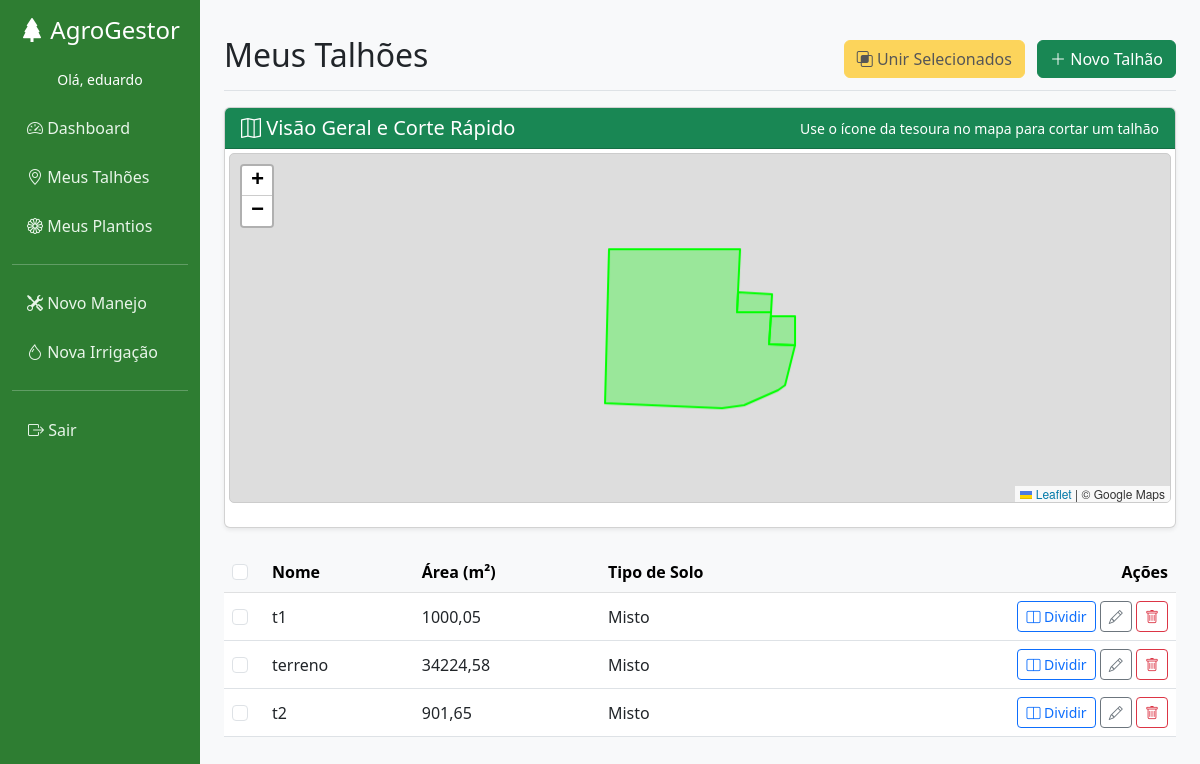
The app's page /talhoes/ (signed in) with its own data.
### core/models.py (models this page shows, shortened)
class Talhao(models.Model):
    TIPO_SOLO_CHOICES = [
        ('Arenoso', 'Arenoso'),
        ('Argiloso', 'Argiloso'),
        ('Misto', 'Misto'),
        ('Siltoso', 'Siltoso'),
        ('Outro', 'Outro'),
    ]
    usuario = models.ForeignKey(User, on_delete=models.CASCADE, related_name='talhoes')
    nome = models.CharField(max_length=100)
    area_m2 = models.DecimalField('Área (m²)', max_digits=10, decimal_places=2)
    tipo_solo = models.CharField(max_length=50, choices=TIPO_SOLO_CHOICES, default='Misto')
    coordenadas = models.JSONField(null=True, blank=True)
    observacoes = models.TextField(blank=True, null=True)

### core/views.py (the view)
# urls.py: path('talhoes/', views.TalhaoListView.as_view(), name='talhao_list'),
class TalhaoListView(LoginRequiredMixin, ListView):
    model = Talhao
    template_name = 'core/talhao_list.html'
    context_object_name = 'talhoes'
    def get_queryset(self):
        return Talhao.objects.filter(usuario=self.request.user)
    def get_context_data(self, **kwargs):
        context = super().get_context_data(**kwargs)
        import json
        talhoes_data = []
        for t in context['talhoes']:
            if t.coordenadas:
                talhoes_data.append({
                    'id': t.id,
                    'nome': t.nome,
                    'area': str(t.area_m2),
                    'geojson': t.coordenadas
                })
        context['talhoes_json'] = json.dumps(talhoes_data)
        return context

### templates/core/talhao_list.html (shortened to what this page needs)
{% extends 'index.html' %}
{% block content %}
<div class="d-flex justify-content-between flex-wrap flex-md-nowrap align-items-center pt-3 pb-2 mb-3 border-bottom">
    <h2>Meus Talhões</h2>
    <div>
        <button type="button" class="btn btn-warning me-2" id="btn-unir" data-bs-toggle="modal" data-bs-target="#modalUnir" disabled>
            <i class="bi bi-intersect"></i> Unir Selecionados
        </button>
        <a href="{% url 'talhao_create' %}" class="btn btn-success"><i class="bi bi-plus-lg"></i> Novo Talhão</a>
    </div>
</div>
<link rel="stylesheet" href="https://unpkg.com/leaflet@1.9.4/dist/leaflet.css" />
<link rel="stylesheet" href="https://unpkg.com/@geoman-io/leaflet-geoman-free@latest/dist/leaflet-geoman.css" />
<div class="card shadow-sm mb-4">
    <div class="card-header bg-success text-white d-flex justify-content-between align-items-center">
        <h5 class="mb-0"><i class="bi bi-map"></i> Visão Geral e Corte Rápido</h5>
        <small>Use o ícone da tesoura no mapa para cortar um talhão</small>
    </div>
    <div class="card-body p-1">
        <div id="mapAll"></div>
    </div>
</div>
<form id="form-unir" method="post" action="{% url 'talhoes_unir' %}">
    <div class="table-responsive">
        <table class="table table-hover align-middle">
            <thead class="table-light">
                <tr>
                    <th style="width: 40px;"><input class="form-check-input" type="checkbox" id="checkAll"></th>
                    <th>Nome</th>
                    <th>Área (m²)</th>
                    <th>Tipo de Solo</th>
                    <th class="text-end">Ações</th>
                </tr>
            </thead>
            <tbody>
                {% for talhao in talhoes %}
                <tr>
                    <td><input class="form-check-input talhao-check" type="checkbox" name="talhoes_ids" value="{{ talhao.id }}" data-area="{{ talhao.area_m2|stringformat:'f' }}"></td>
                    <td>{{ talhao.nome }}</td>
                    <td>{{ talhao.area_m2 }}</td>
                    <td>{{ talhao.tipo_solo }}</td>
                    <td class="text-end">
                        <button type="button" class="btn btn-sm btn-outline-primary btn-dividir"
                                data-id="{{ talhao.id }}"
                                data-nome="{{ talhao.nome }}"
                                data-area="{{ talhao.area_m2|stringformat:'f' }}">
                            <i class="bi bi-layout-split"></i> Dividir
                        </button>
                        <a href="{% url 'talhao_update' talhao.id %}" class="btn btn-sm btn-outline-secondary"><i class="bi bi-pencil"></i></a>
                        <a href="{% url 'talhao_delete' talhao.id %}" class="btn btn-sm btn-outline-danger"><i class="bi bi-trash"></i></a>
                    </td>
                </tr>
                {% empty %}
                <tr>
                    <td colspan="5" class="text-center">Nenhum talhão cadastrado.</td>
                </tr>
                {% endfor %}
            </tbody>
        </table>
    </div>
</form>
{% endblock %}

### templates/index.html (shortened to what this page needs)
<!DOCTYPE html>
<html lang="pt-br">
<head>
    <link href="https://cdn.jsdelivr.net/npm/bootstrap@5.3.0/dist/css/bootstrap.min.css" rel="stylesheet">
    <link rel="stylesheet" href="https://cdn.jsdelivr.net/npm/bootstrap-icons@1.10.5/font/bootstrap-icons.css">
</head>
<body>
    <div class="container-fluid">
        <div class="row">
            <nav id="sidebarMenu" class="col-md-3 col-lg-2 d-md-block sidebar collapse">
                <div class="position-sticky pt-3">
                    <h4 class="text-center mb-4 d-none d-md-block"><i class="bi bi-tree-fill"></i> AgroGestor</h4>
                    {% if user.is_authenticated %}
                        <p class="text-center small">Olá, {{ user.username }}</p>
                        <a href="{% url 'dashboard' %}"><i class="bi bi-speedometer2"></i> Dashboard</a>
                        <a href="{% url 'talhao_list' %}"><i class="bi bi-geo-alt"></i> Meus Talhões</a>
                        <a href="{% url 'plantio_list' %}"><i class="bi bi-flower1"></i> Meus Plantios</a>
                        <hr class="text-light">
                        <a href="{% url 'manejo_create' %}"><i class="bi bi-tools"></i> Novo Manejo</a>
                        <a href="{% url 'irrigacao_create' %}"><i class="bi bi-droplet"></i> Nova Irrigação</a>
                        <hr class="text-light">
                        <form method="post" action="{% url 'logout' %}">
                            <button type="submit" class="btn btn-link text-start w-100" style="color: #e8f5e9; padding: 10px 15px; text-decoration: none;">
                                <i class="bi bi-box-arrow-right"></i> Sair
                            </button>
                        </form>
                    {% else %}
                        <a href="{% url 'login' %}"><i class="bi bi-box-arrow-in-right"></i> Entrar</a>
                        <a href="{% url 'signup' %}"><i class="bi bi-person-plus"></i> Cadastrar</a>
                    {% endif %}
                </div>
            </nav>
            <main class="col-md-9 ms-sm-auto col-lg-10 px-md-4 content-area">
                {% block content %}
                {% endblock %}
            </main>
        </div>
    </div>
</body>
</html>

### templates/index.html (style rules this page uses)
body { background-color: #f8f9fa; }
.sidebar { min-height: 100vh; background-color: #2e7d32; color: white; }
.sidebar a { color: #e8f5e9; text-decoration: none; display: block; padding: 10px 15px; border-radius: 4px; margin-bottom: 5px; }
.content-area { padding: 20px; }

### templates/core/talhao_list.html (style rules this page uses)
#mapAll { height: 350px; width: 100%; border-radius: 5px; margin-bottom: 20px; border: 1px solid #ccc; z-index: 1; }

### records on screen
Talhao: nome "t1", area_m2 "1000,05", tipo_solo "Misto"
Talhao: nome "terreno", area_m2 "34224,58", tipo_solo "Misto"
Talhao: nome "t2", area_m2 "901,65", tipo_solo "Misto"

### other values on screen
{{ user.username }} "eduardo"
